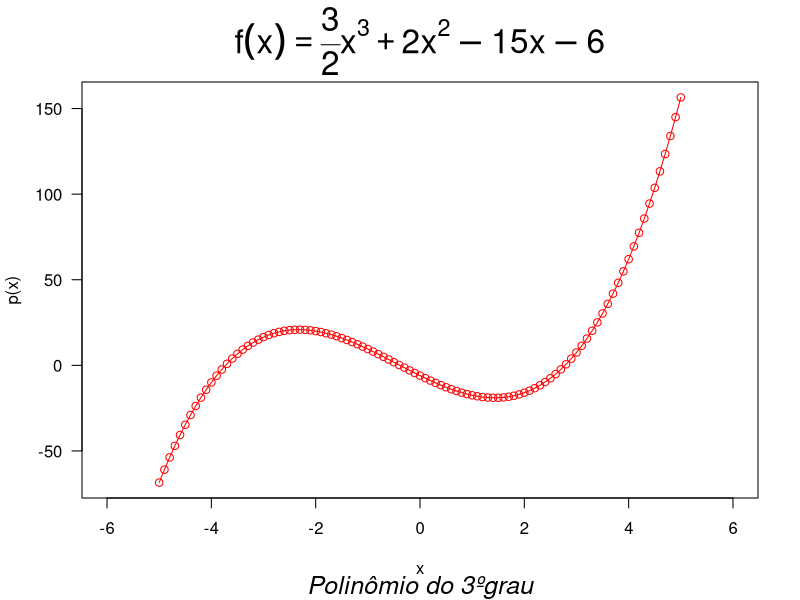

Recreate this plot in R.
pdf("Polinômio do terceiro grau.pdf",  colormodel="cmyk")
p<- function(x) {
# definição da função
1.5*x**3+2*x**2-15*x-6}
plot(p, -5, 5, main= expression(f(x)==frac(3, 2)*x^3+2*x**2-15*x-6), type="o", col="red", sub="Polinômio do 3ºgrau", cex.main=2, cex.sub=1.5, cex.axis=1, las=1, xlim=c(-6, 6), cex.lab=1, font.main=4, font.sub=3, font.lab=1, font.axis=1, ylab="p(x)", xlab="x")
dev.off()
